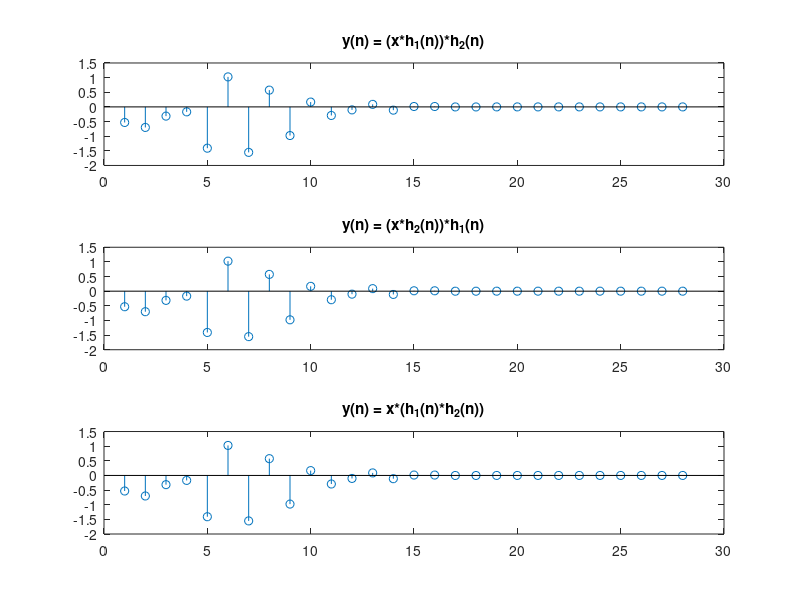

Write MATLAB code to recreate this figure.
N=10;
num1=[2 -0.5 0 0.5];
den1=[1 -0.1 0 0 ];
h1=impz(num1,den1,N)
num2=[0.3 0 0.2];
den2=[1 0 0.1];
h2=impz(num2,den2,N)
h=conv(h1,h2)
x=randn(1,10)
y11=conv(x,h1);
y1=conv(y11,h2);
y21=conv(x,h2);
y2=conv(y21,h1);
y=conv(x,h);
subplot(311),stem(y1);
title('y(n) = (x*h_1(n))*h_2(n)');
subplot(312),stem(y2);
title('y(n) = (x*h_2(n))*h_1(n)');
subplot(313),stem(y);
title('y(n) = x*(h_1(n)*h_2(n))');